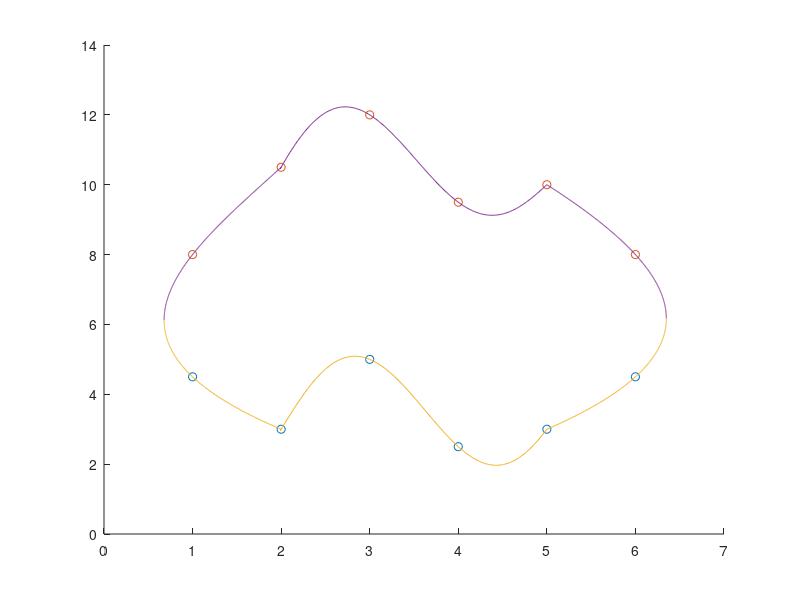

Here is the MATLAB script that generated this plot:
trainSize = 0.5;
dx = 0.01;
figure 
hold on

aller = [1, 2, 3, 4, 5, 6;4.5, 3, 5, 2.5, 3, 4.5]; % X, Y
retour = [1, 2, 3, 4, 5, 6;8, 10.5, 12, 9.5, 10, 8]; % X, Y
plot(aller(2,:), 'o')
plot(retour(2,:), 'o')

% interpole aller
[aller_coeff] = polyfit(aller(1,:),aller(2,:),length(aller)-1);
aller_int = 1:dx:length(aller);
aller_int = [aller_int; polyval(aller_coeff, aller_int)];


% interpole retour
[retour_coeff] = polyfit(retour(1,:),retour(2,:),length(retour)-1);
retour_int = 1:dx:length(retour);
retour_int = [retour_int; polyval(retour_coeff, retour_int)];


% interpole gauche
gauche = [fliplr(aller(:,1:2)) retour(:,1:2)];
gauche = [gauche(2,:);gauche(1,:)];

[gauche_coeff] = polyfit(gauche(1,:),gauche(2,:),length(gauche)-1);
gauche_int = gauche(1,1):dx:gauche(1,end);
gauche_int = [gauche_int; polyval(gauche_coeff, gauche_int)];

[~,half_g] = min(gauche_int(2,:));

% reconstruction aller gauche
gauche_inv = [gauche_int(2,1:half_g-1);gauche_int(1,1:half_g-1)];
aller_int = [fliplr(gauche_inv) aller_int(:,1/dx:end)];

% reconstruction retour gauche
gauche_inv = [gauche_int(2,half_g:end);gauche_int(1,half_g:end)];
retour_int = [gauche_inv retour_int(:,1/dx:end)];


% interpole gauche
droite = [aller(:,5:end) fliplr(retour(:,5:end))];
droite = [droite(2,:); droite(1,:)]

[droite_coeff] = polyfit(droite(1,:),droite(2,:),length(droite)-1);
droite_int = droite(1,1):dx:droite(1,end);
droite_int = [droite_int; polyval(droite_coeff, droite_int)];
[~,half_d] = max(droite_int(2,:));

% reconstruction aller droite
droite_inv = [droite_int(2,1:half_d-1);droite_int(1,1:half_d-1)];
aller_int = [aller_int(:,1:end-1/dx) droite_inv];
plot(aller_int(1,:),aller_int(2,:));

% 
% % reconstruction retour droite
droite_inv = [droite_int(2,half_d:end);droite_int(1,half_d:end)];
retour_int = [retour_int(:,1:end-1/dx) fliplr(droite_inv)];
plot(retour_int(1,:),retour_int(2,:));

csvwrite('retour.csv', retour_int)
csvwrite('aller.csv', aller_int)
